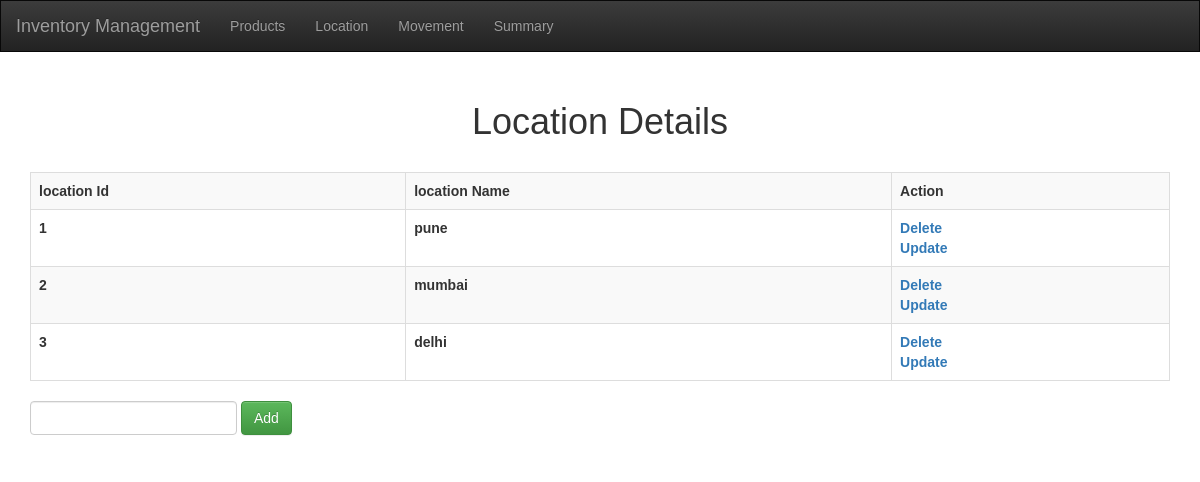
The app's page /location with its own data.
### app.py (models this page shows, shortened)
class Location(db.Model):
    location_id = db.Column(db.Integer, primary_key=True)
    location = db.Column(db.String, nullable=False)

### app.py (the view)
@app.route("/location", methods=['POST','GET'])
def location():
    msg= None
    if request.method=='POST' and request.form['locationname'] not in [None, '', ' ']:
        name =  request.form['locationname']
        new_location= Location(location= name)
        try:
            db.session.add(new_location)
            db.session.commit()
            return redirect('/location')
        except:
            return 'There is some issue in adding new location. '
    elif request.method=='POST' and request.form['locationname'] in [None, '', ' ']:
        msg="This field is required!!!!!"
        tasks = Location.query.order_by(Location.location_id).all()
        return render_template('location.html', tasks=tasks, msg=msg)
    else:
        tasks = Location.query.order_by(Location.location_id).all()
        return render_template('location.html', tasks=tasks)

### template/location.html (shortened to what this page needs)
{% extends 'base.html'%}
{% block body %}
<div class="container">
    <h1 class="headerStyle">Location Details</h1>
    {% if tasks|length < 1 %}
      <h4 class="headerStyle" >There is no location. Add one below! </h4>
    {% else %}
     <table class="table table-striped table-bordered">
       <tr>
          <th>
              location Id
            </th>
            <th>
              location Name
            </th>
            <th>
              Action
            </th>
       </tr>
       {% for task in tasks %}
       <tr>
         <th>
           {{task.location_id}}</th>
         <th>{{task.location}}</th>
         <th>
           <a href="/dellocation/{{task.location_id}}"> Delete </a>
            <br>
           <a href="/updatelocation/{{task.location_id}}"> Update </a>
         </th>
       </tr>
       {% endfor %}
     </table>
  {% endif %}
     <form class="form-inline" action="/location" method="POST">
        <div class="form-group">
          <input class="form-control" type="text" name="locationname">
        </div>
        <div class="form-group">
           <input type="submit" class="btn btn-success" value="Add">
        </div>
     </form>
  </div>
{% endblock %}

### static/css/main.css (style rules this page uses)
body { margin: 0; font-family: sans-serif; }
.headerStyle { text-align: center; margin: 30px; }

### records on screen
Location: location_id "1", location "pune"
Location: location_id "2", location "mumbai"
Location: location_id "3", location "delhi"
